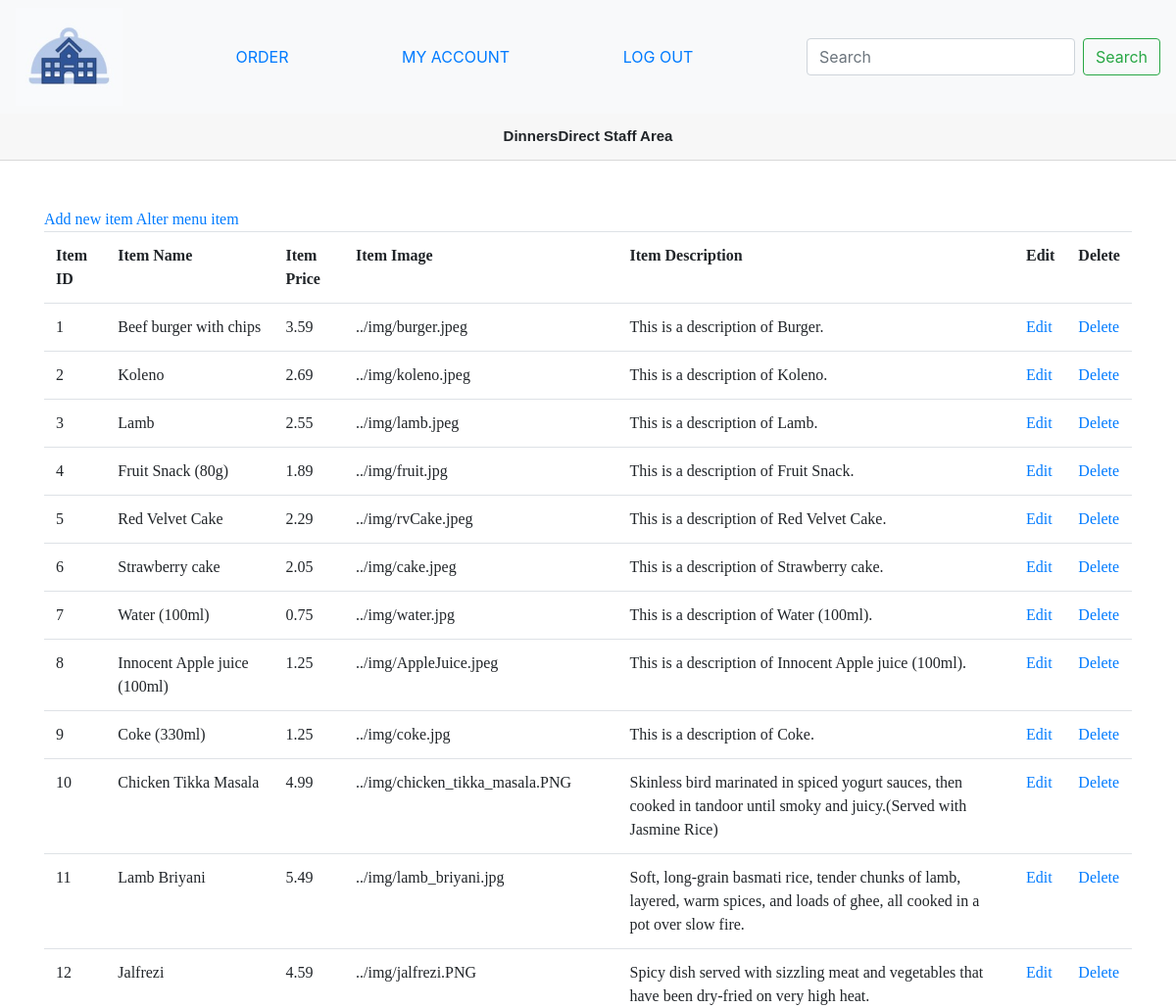
/public/staff/index.php (upper part), run on an earlier commit of the app's database.
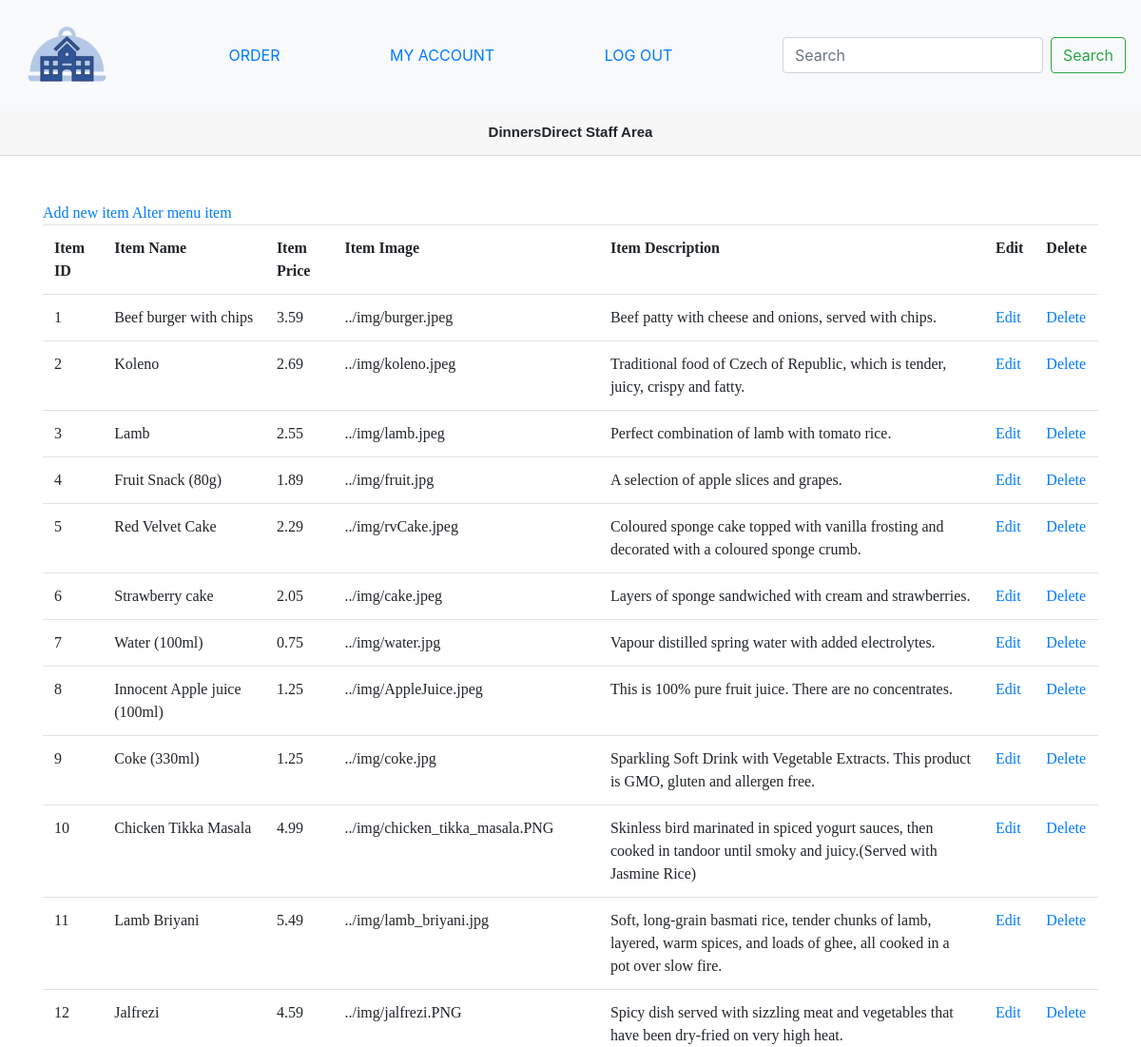
And on a later commit of the database.
### tables this page shows
CREATE TABLE item (
  item_id int(10) UNSIGNED NOT NULL AUTO_INCREMENT,
  item_image text,
  item_name text NOT NULL,
  item_price double(10,2) UNSIGNED NOT NULL,
  item_description text NOT NULL,
  last_update TIMESTAMP NOT NULL DEFAULT CURRENT_TIMESTAMP  ON UPDATE CURRENT_TIMESTAMP,
  PRIMARY KEY(item_id)
);

### private/functions.php (called while the page is built, shortened)
<?php
function test_input($user_input) {
    $user_input = trim($user_input);
    $user_input = stripslashes($user_input);
    $user_input = htmlspecialchars($user_input);
    return $user_input;
};
function url_for($script_path) {
    if($script_path[0] != '/'){
        $script_path = "/" . $script_path;
    }
    return WWW_ROOT . $script_path;
}
function get_all($db, $table_name) {
    $query = "SELECT * FROM $table_name";
    $data = mysqli_query($db, $query);
    return $data;
}
?>

### public/staff/index.php (the view, shortened to what this page needs)
<?php include($_SERVER['DOCUMENT_ROOT'] . "/COMP0034_GroupK/private/initialize.php"); ?>
<?php require_once('../../private/shared/pages_header.php');
$data = get_all($db, 'item');
?>
<header class="card-header text-center font-weight-bolder">
    DinnersDirect Staff Area
</header>
<br><br>
<div class="container">
    <div>
        <a class="action" href="<?php echo url_for('/staff/new.php'); ?>">Add new item</a>
        <a class="action" href="<?php echo url_for('/staff/menu.php'); ?>">Alter menu item</a>
    </div>
    <table class="table table-responsive">
        <tr>
            <th class='font-weight-bolder'>Item ID</th>
            <th class='font-weight-bolder'>Item Name</th>
            <th class='font-weight-bolder'>Item Price</th>
            <th class='font-weight-bolder'>Item Image</th>
            <th class='font-weight-bolder'>Item Description</th>
            <th class='font-weight-bolder'>Edit</th>
            <th class='font-weight-bolder'>Delete</th>
        </tr>
        <?php while($item = mysqli_fetch_assoc($data)) {?>
        <tr>
            <td><?php echo $item['item_id'];?></td>
            <td><?php echo $item['item_name'];?></td>
            <td><?php echo $item['item_price'];?></td>
            <td><?php echo $item['item_image'];?></td>
            <td><?php echo $item['item_description'];?></td>
            <td><a class="action" href="<?php echo url_for('/staff/edit.php?id=' . test_input($item['item_id'])); ?>">Edit</a></td>
            <td><a class="action" href="<?php echo url_for('/staff/delete.php?id=' . test_input($item['item_id'])); ?>">Delete</a></td>
        </tr>
        <?php }?>
    </table>
</div>
<?php require_once('../../private/shared/pages_footer.php');?>

### private/shared/pages_header.php (shortened to what this page needs)
<!DOCTYPE html>
<html lang="en">
<head>
    <link rel="stylesheet" href="<?php echo url_for('/stylesheets/dinnersDirect.css');?>">
    <link rel="stylesheet" href="<?php echo url_for('/stylesheets/bootstrap.css');?>">
</head>
<body>
<div class="container2">
<div class="navbar navbar-light bg-light">
    <a href="<?php echo url_for('/pages/index.php'); ?>" class="a">
        <img src="../../public/img/logo.jpg" alt="DinnersDirect Logo" height="100" />
    </a>
    <a href="<?php echo url_for('/pages/order.php'); ?>">ORDER</a>
    <?php if($not_log_in) { ?>
        <a href="<?php echo url_for('/pages/login.php'); ?>">LOGIN</a>
        <a href="<?php echo url_for('/pages/signup.php'); ?>">SIGN UP</a>
    <?php }else {?>
        <a href="<?php echo url_for('/pages/myaccount.php'); ?>">MY ACCOUNT</a>
        <a href="<?php echo url_for('/pages/log_out.php'); ?>">LOG OUT</a>
    <?php }?>
    <form class="form-inline my-2 my-lg-0">
        <input class="form-control mr-sm-2" type="search" placeholder="Search" aria-label="Search">
        <button class="btn btn-outline-success my-2 my-sm-0" type="submit">Search</button>
    </form>
</div>

### private/shared/pages_footer.php (shortened to what this page needs)
</body>
</html>

### public/stylesheets/dinnersDirect.css (style rules this page uses)
header { background-color: beige; font-size: 15px; font-family: helvetica; }
body { height:100%; }
h1, .container, .container-fluid { font-family: Palatino !important; }

What changed in the data, as far as the page shows it:
changed item "Beef burger with chips": item_description "This is a description of Burger." → "Beef patty with cheese and onions, served with chips."
changed item "Koleno": item_description "This is a description of Koleno." → "Traditional food of Czech of Republic, which is tender, juicy, crispy and fatty."
changed item "Lamb": item_description "This is a description of Lamb." → "Perfect combination of lamb with tomato rice."
changed item "Fruit Snack (80g)": item_description "This is a description of Fruit Snack." → "A selection of apple slices and grapes."
changed item "Red Velvet Cake": item_description "This is a description of Red Velvet Cake." → "Coloured sponge cake topped with vanilla frosting and decorated with a coloured sponge crumb."
changed item "Strawberry cake": item_description "This is a description of Strawberry cake." → "Layers of sponge sandwiched with cream and strawberries."
changed item "Water (100ml)": item_description "This is a description of Water (100ml)." → "Vapour distilled spring water with added electrolytes."
changed item "Innocent Apple juice (100ml)": item_description "This is a description of Innocent Apple juice (100ml)." → "This is 100% pure fruit juice. There are no concentrates."
changed item "Coke (330ml)": item_description "This is a description of Coke." → "Sparkling Soft Drink with Vegetable Extracts. This product is GMO, gluten and allergen free."
